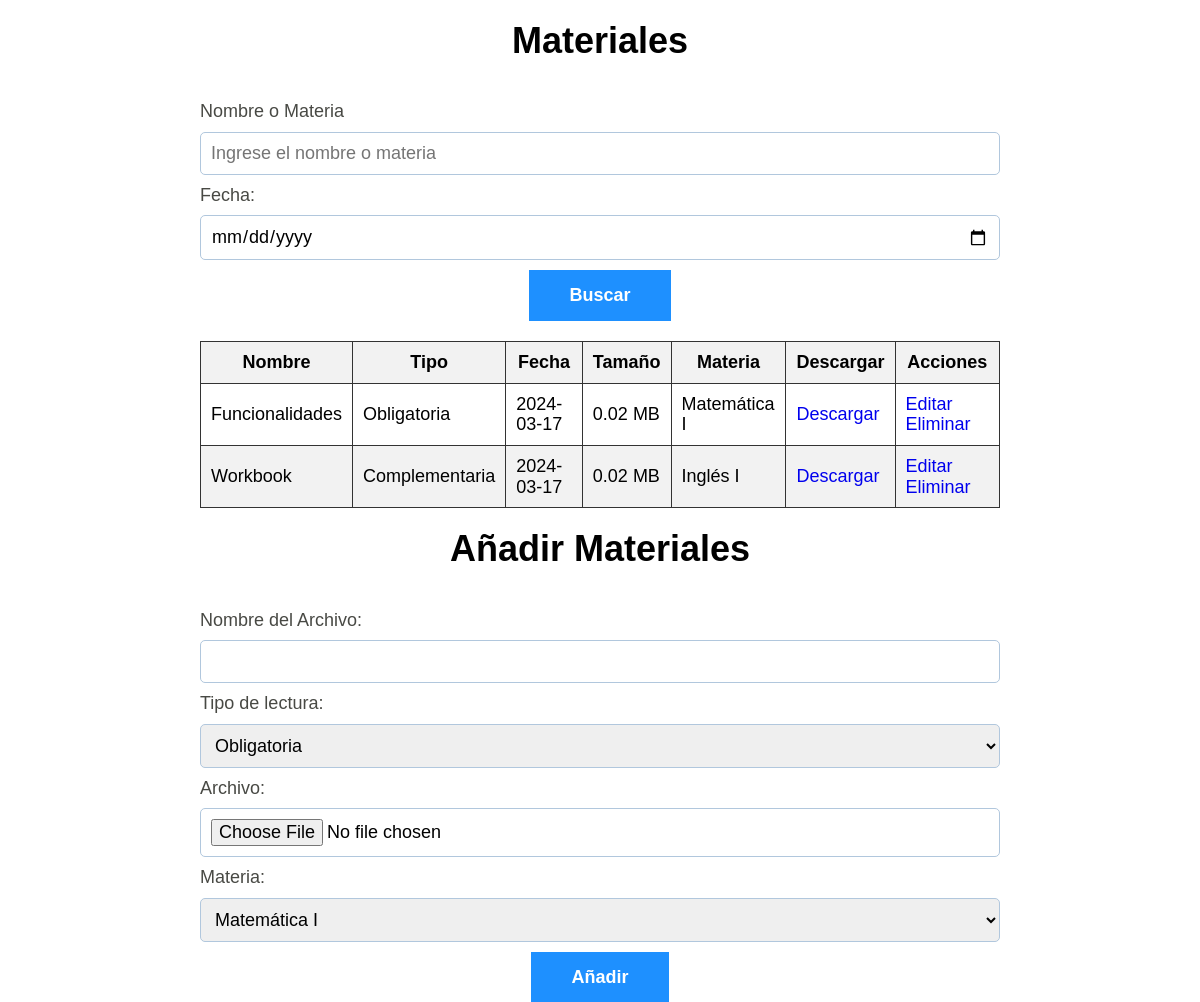
/admin/materiales.php (signed in), run on the app's committed database.
### tables this page shows
CREATE TABLE `materiales` (
  `id` int(11) NOT NULL,
  `nombre_archivo` varchar(255) NOT NULL,
  `tipo_lectura` enum('obligatoria','complementaria') NOT NULL,
  `fecha` date NOT NULL DEFAULT current_timestamp(),
  `tamano` float DEFAULT NULL,
  `materia_id` int(11) DEFAULT NULL,
  `archivo` longblob DEFAULT NULL
);

CREATE TABLE `materias` (
  `id` int(11) NOT NULL,
  `nombre` varchar(100) NOT NULL,
  `instructor` varchar(255) NOT NULL,
  `curso_id` int(11) NOT NULL
);

### config/functions.php (called while the page is built, shortened)
<?php
function formatSizeUnits($bytes)
{
    $mb = $bytes / (1024 * 1024);
    return number_format($mb, 2) . ' MB';
}

### admin/materiales.php (the view, shortened to what this page needs)
<?php
include("../config/sesion.php");
include("../config/functions.php");
$search = isset($_GET['search']) ? $_GET['search'] : '';
$date = isset($_GET['date']) ? $_GET['date'] : '';
$base_url = 'materiales.php';
$query = "SELECT * FROM materiales WHERE 1";
$get_inscriptions = $conn->prepare($query);
$get_inscriptions->execute();
$resultados = $get_inscriptions->fetchAll();
$num_inscripciones_por_pagina = 3;
$total_resultados = count($resultados);
$total_paginas = ceil($total_resultados / $num_inscripciones_por_pagina);
$pagina_actual = isset($_GET['pagina']) ? min(max(1, $_GET['pagina']), $total_paginas) : 1;
$inicio = ($pagina_actual - 1) * $num_inscripciones_por_pagina;
$resultados_paginados = array_slice($resultados, $inicio, $num_inscripciones_por_pagina);
?>
<!DOCTYPE html>
<html lang="en">
<head>
    <link rel="stylesheet" href="../build/css/app.css" />
</head>
<body>
    <h2>Materiales</h2>
    <div class="bloques">
        <form class="formulario" method="GET" action="<?= $base_url ?>">
            <label for="search" class="formulario__label">Nombre o Materia</label>
            <input class="formulario__input" type="text" name="search" placeholder="Ingrese el nombre o materia" value="<?= htmlspecialchars($search) ?>">
            <label for="date" class="formulario__label">Fecha:</label>
            <input class="formulario__input" type="date" name="date" id="date" value="<?= htmlspecialchars($date) ?>">
            <button class="formulario__submit" type="submit">Buscar</button>
        </form>
        <table>
            <thead>
                <tr>
                    <th>Nombre</th>
                    <th>Tipo</th>
                    <th>Fecha</th>
                    <th>Tamaño</th>
                    <th>Materia</th>
                    <th>Descargar</th>
                    <th>Acciones</th>
                </tr>
            </thead>
            <tbody>
                <?php foreach ($resultados_paginados as $materiales) { ?>
                    <tr>
                        <td><?= $materiales['nombre_archivo']; ?></td>
                        <td><?= ucfirst($materiales['tipo_lectura']); ?></td>
                        <td><?= $materiales['fecha']; ?></td>
                        <td><?= formatSizeUnits($materiales['tamano']); ?></td>
                        <td>
                            <?php
                            $query_materia = "SELECT nombre FROM materias WHERE id = ?";
                            $get_materia = $conn->prepare($query_materia);
                            $get_materia->execute([$materiales['materia_id']]);
                            $materia = $get_materia->fetchColumn();
                            echo $materia;
                            ?>
                        </td>
                        <td><a href="<?= '../uploads/' . basename($materiales['archivo']) ?>" download>Descargar</a></td>
                        <td><a href="updateInstructor?id=<?= $materiales["id"] ?>">Editar</a> <a href="deleteInstructor?id=<?= $materiales['id'] ?>">Eliminar</a></td>
                    </tr>
                <?php } ?>
            </tbody>
        </table>
    </div>
    <h2>Añadir Materiales</h2>
    <div class="bloques">
        <form action="materiales.php" method="POST" class="formulario" enctype="multipart/form-data">
            <label for="nombre_archivo" class="formulario__label">Nombre del Archivo:</label>
            <input class="formulario__input" type="text" name="nombre_archivo" id="nombre_archivo" value="<?php echo isset($_POST['nombre_archivo']) ? htmlspecialchars($_POST['nombre_archivo']) : ''; ?>" />
            <label for="tipo" class="formulario__label">Tipo de lectura:</label>
            <select class="formulario__input" name="tipo" id="tipo">
                <option value="obligatoria">Obligatoria</option>
            </select>
            <label for="archivo" class="formulario__label">Archivo:</label>
            <input class="formulario__input" type="file" name="archivo" id="archivo">
            <label for="materia" class="formulario__label">Materia:</label>
            <select class="formulario__input" name="materia" id="materia">
                <?php
                $query_cursos = "SELECT * FROM materias";
                $get_cursos = $conn->prepare($query_cursos);
                $get_cursos->execute();
                $materias = $get_cursos->fetchAll();
                foreach ($materias as $materia) echo "<option value='" . $materia['id'] . "'>" . $materia['nombre'] . "</option>";
                ?>
            </select>
            <input class="formulario__submit" type="submit" value="Añadir">
        </form>
    </div>
</body>
</html>

### build/css/app.css (style rules this page uses)
* { list-style:none }
html { box-sizing:border-box;font-size:62.5%;height:100% }
*,:after,:before { box-sizing:inherit }
body { font-family:Outfit,sans-serif;font-size:1.8rem }
a { text-decoration:none }
html { line-height:1.15;-webkit-text-size-adjust:100% }
body { margin:0 }
a { background-color:transparent }
button,input,optgroup,select,textarea { font-family:inherit;font-size:100%;line-height:1.15;margin:0 }
button,input { overflow:visible }
button,select { text-transform:none }
[type=button],[type=reset],[type=submit],button { -webkit-appearance:button }
h1,h2,h3 { font-family:Outfit,sans-serif;font-weight:900;margin:2rem 0;text-align:center }
h2 { font-size:3.6rem }
.bloques { margin:0 auto;width:min(95%,80rem) }
@media (min-width:768px) { .bloques { margin-top:3rem } }
.formulario { display:flex;flex-direction:column }
.formulario__label { color:rgba(26,27,21,.8);display:block;font-size:1.8rem;margin-top:1rem }
.formulario__input,.formulario__input--sociales,.formulario__select,.formulario__select--sociales { border:1px solid #b1c7dd;border-radius:.5rem;margin-top:1rem;padding:1rem }
.formulario__submit { align-self:flex-start;background-color:#1e90ff;border:none;color:#fff;display:inline-block;font-size:1.8rem;font-weight:700;margin:1rem auto 0;padding:1.5rem 4rem;text-align:center;transition-duration:.3s;transition-property:background-color;width:100%;width:auto }
table { border-collapse:collapse;margin-top:20px;width:100% }
table,td,th { border:1px solid #333 }
td,th { padding:10px }
th,tr:nth-child(2n) { background-color:#f2f2f2 }

### data on the page
materiales: nombre_archivo "Funcionalidades", tipo_lectura "Obligatoria", fecha "2024-03-17", tamano "0.02 MB", materia.nombre "Matemática I"
materiales: nombre_archivo "Workbook", tipo_lectura "Complementaria", fecha "2024-03-17", tamano "0.02 MB", materia.nombre "Inglés I"

### other printed values
form field materia "Matemática I"
